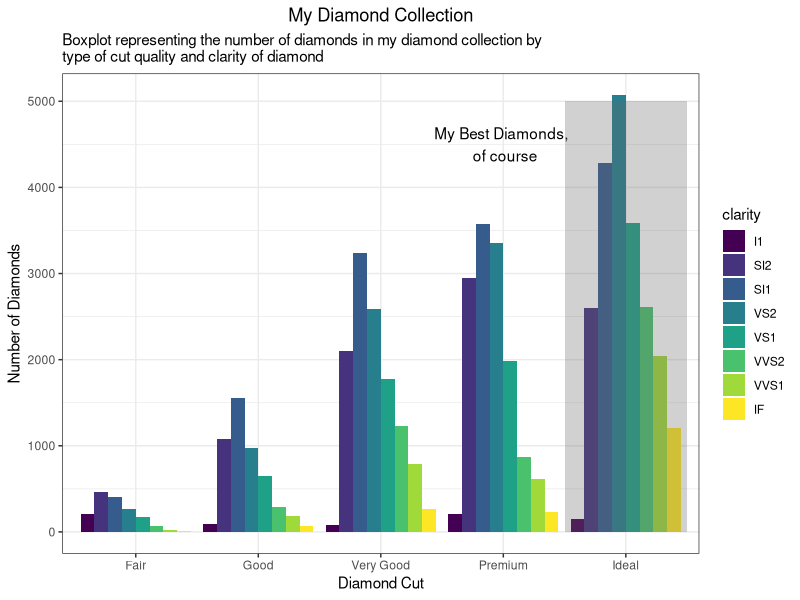

Recreate this plot in R. (Note: this script raises an error after producing the figure.)
## ---- chunk 1
knitr::opts_chunk$set(echo = FALSE)
## ---- chunk 2
library("ggplot2")
library("magrittr") #so I can do some piping
data("diamonds")
data("mpg")
data("iris")
theme_set(theme_bw()) #I'll give you this one, you can set the theme individually for graphs
#or you can set the theme for all the graphs using theme_set()
#theme_bw() is best theme (IMO)

#for graph 3:
library("ggrepel")


## ---- chunk 3

#hint think about the *position* the bars are in...
## ---- chunk 4

data("diamonds")

diamonds %>% 
  ggplot(mapping = aes(x = cut, fill = clarity)) +
  geom_bar(position = position_dodge(width = 0.9)) +
  labs(
      title = "My Diamond Collection",
      subtitle = "Boxplot representing the number of diamonds in my diamond collection by \ntype of cut quality and clarity of diamond",
      x = "Diamond Cut",
      y = "Number of Diamonds"
  ) +
  theme(plot.title = element_text(hjust = 0.5)) +
  annotate("text", x = "Premium", y = 4500, label = "My Best Diamonds, \n of course") +
  annotate ("rect", xmin = 4.5, xmax = 5.5, ymin = 0, ymax = 5000, hjust = "Ideal", fill = "grey40", alpha = 0.3)

## ---- chunk 5
data("iris")

## ---- chunk 6
data("iris")

arrange(iris, Species)

iris %>% 
  ggplot(mapping = aes(x = Sepal.Length, y = Petal.Length, color = Species)) +
  geom_point() +
  geom_smooth(method= lm, se = F, color = "black") +
  facet_wrap(~ Species, scales = "free_y")

## ---- chunk 7
data("mpg")
corvette <- mpg[mpg$model == "corvette",]
#install
require("ggrepel") #useful for making text annotations better, hint hint
set.seed(42)
## ---- chunk 8

## ---- chunk 9
data(mpg)

#hint for the coloring, colorbrewer and you can set palette colors and make your graphs colorblind friendly
library(RColorBrewer)
display.brewer.all(colorblindFriendly = T) #take a look at the colorblindfriendly options
## ---- chunk 10
